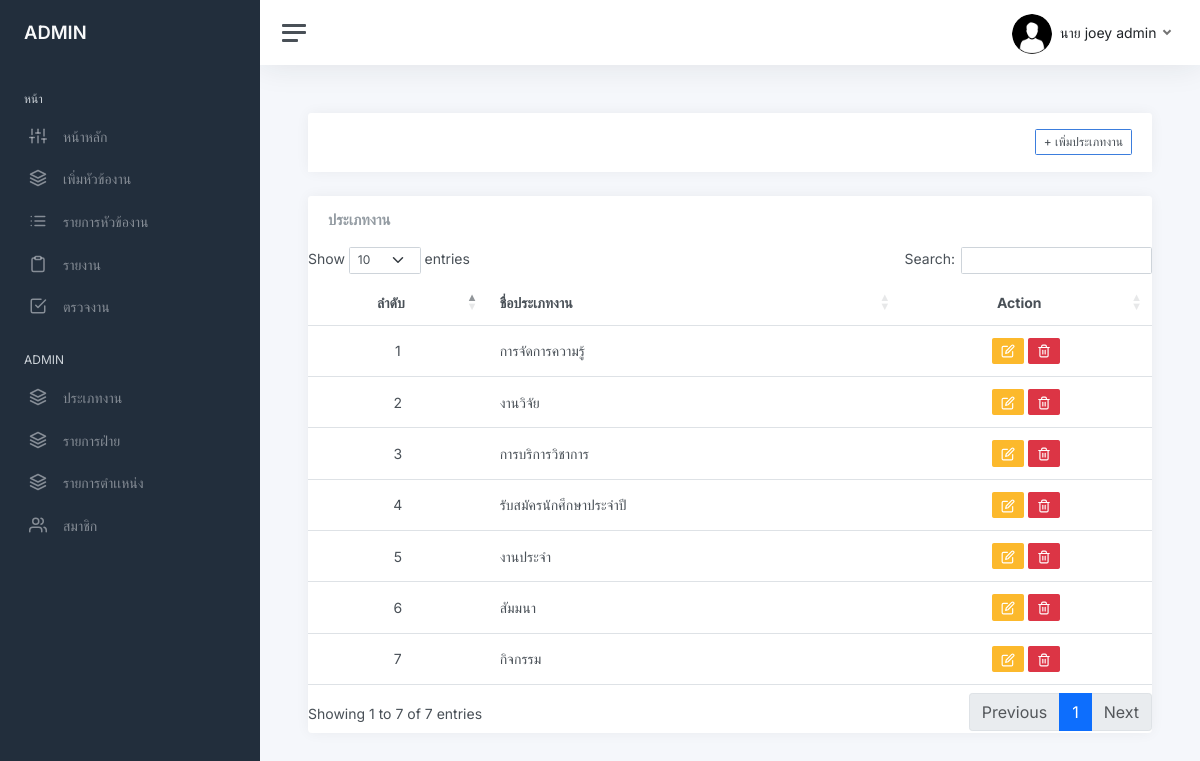
Screenshot of /jobtype_list.php (signed in) with the database file from the repository.
### tables this page shows
CREATE TABLE `user` (
  `user_id` int NOT NULL,
  `firstname` varchar(200) NOT NULL,
  `lastname` varchar(200) NOT NULL,
  `email` varchar(200) NOT NULL,
  `password` varchar(255) NOT NULL,
  `role_id` int DEFAULT NULL,
  `avatar` varchar(255) DEFAULT NULL,
  `date_created` timestamp NOT NULL DEFAULT CURRENT_TIMESTAMP ON UPDATE CURRENT_TIMESTAMP,
  `status_user` int NOT NULL,
  `tel` varchar(255) NOT NULL,
  `line_token` varchar(255) NOT NULL,
  `idcard` varchar(13) NOT NULL,
  `department_id` int NOT NULL,
  `shortname_id` int NOT NULL,
  `status_user2` int NOT NULL
);

CREATE TABLE `job_type` (
  `id_jobtype` int NOT NULL,
  `name_jobtype` varchar(200) NOT NULL,
  `status` tinyint NOT NULL,
  `user_id` int NOT NULL
);

### funtion.php (called while the page is built, shortened)
<?php
    function showshortname($shortname){
        if($shortname =='1'){
            return "นาย";
        }elseif($shortname =='2'){
            return "นางสาว";
        } elseif($shortname =='9'){
            return "นาง";
        } elseif($shortname =='3'){
            return "ดร.";
        } elseif($shortname =='4'){
        return "ผศ.";
        } elseif($shortname =='5'){
            return "รศ.";
        } elseif($shortname =='6'){
            return "ศ.";
        } elseif($shortname =='7'){
            return "ผศ.ดร.";
        } elseif($shortname =='8'){
            return "ศ.ดร.";
        }elseif($shortname =='10'){
            return "อาจารย์";
        } elseif($shortname =='11'){
            return "Mr.";
        }elseif($shortname =='12'){
            return "Ms";
        }
    }
    ?>

### jobtype_list.php (the view, shortened to what this page needs)
<?php
    require_once 'connect.php';
?>
<!DOCTYPE html>
<html lang="en">
<?php include "head.php"?>
<body>
<link rel="stylesheet" type="text/css" href="https://cdn.datatables.net/1.13.2/css/dataTables.bootstrap5.min.css"
<?php include "sidebar.php"?>
<form action="proc.php" method="post" id="joblist" class="form-horizontal" enctype="multipart/form-data">
    <main class="content">
        <div class="col-lg-12">
            <div class="card card-outline card-success">
                <div class="container-fluid p-0">
                    <div class="card-header">
                        <div class="d-flex flex-row-reverse bd-highligh">
                            <a class="btn btn-block btn-sm btn-default btn-flat border-primary" data-bs-toggle="modal" data-bs-target="#addjobtype" ><i class="fa fa-plus"></i> + เพิ่มประเภทงาน</a>
                        </div>
                    </div>
                </div>
            </div>
        </div>
                    <div class="card flex-fill">
                        <div class="card-header">
                            <h5 class="card-title mb-0">ประเภทงาน</h5>
                        </div>
                            <table class="table table-hover my-0" id="example">
                                <thead>
                                    <tr>
                                        <th class="text-center">ลำดับ</th>
                                        <th class="text-left">ชื่อประเภทงาน</th>
                                        <th class="text-center">Action</th>
                                    </tr>
                                </thead>
                                <tbody>
                                    <?php
                                        $i = 1;
                                        $where ='';
                                        $sql = "SELECT * FROM job_type as j
                                        left join user as u On j.user_id = u.user_id
                                        left join position as p On u.role_id = p.role_id
                                        WHERE status = 1  $where ";
                                        $qry = $db->query($sql);
                                        $qry->execute();
                                        while ($row = $qry->fetch(PDO::FETCH_ASSOC)){
                                    ?>
                                        <tr>
                                            <td class="text-center"><?php echo $i++ ?></td>
                                            <td class="text-left"><?php echo $row['name_jobtype'] ?></td>
                                            <td class="text-center">
                                                <a class="btn btn-warning btn-sm" title="เเก้ไขข้อมูลประเภทงาน" href="editjobtype_page.php?update_id=<?php echo $row['id_jobtype']?>"><i  data-feather="edit"></i></a>
                                                <button class="btn btn-danger btn-sm deletejob-btn" title="ลบข้อมูลประเภทงาน" data-id_jobtype="<?php echo $row['id_jobtype']?>"><i data-feather="trash-2"></i></button>
                                            </td>
                                        </tr>
                                    <?php } ?>
                                </tbody>
                            </table>
                    </div>
        </main>
</form>
    </body>
</html>

### sidebar.php (shortened to what this page needs)
<?php
include "head.php";
include "funtion.php";
		if (isset($_SESSION['user_login'])) {
			$user_id = $_SESSION['user_login'];
			$sql = "SELECT *,concat(firstname,' ',lastname) as name FROM user AS u  natural JOIN position  WHERE u.user_id = $user_id ";
			$stmt = $db->prepare($sql);
			$stmt->execute();
			$row = $stmt->fetch(PDO::FETCH_ASSOC);
		}
			$level = $row['level'];
			$where ='';
			$sql2 = "SELECT MAX(level) as maxlevel , MIN(level) as minlevel FROM user as u
			left join position as p ON u.role_id = p.role_id
			left join department as d on u.department_id = d.department_id   $where ";
			$stmt2 = $db->prepare($sql2);
			$stmt2->execute();
			$row2 = $stmt2->fetch(PDO::FETCH_ASSOC);
			$maxlevel = $row2['maxlevel'];
?>
<div class="wrapper">
		<nav id="sidebar" class="sidebar js-sidebar">
			<div class="sidebar-content js-simplebar">
				<a class="sidebar-brand" href="index.php">
				<?php if($level == 1): ?>
				<span class="align-middle">ADMIN <?php ?></span>
				<?php endif; ?>
				</a>
				<ul class="sidebar-nav">
					<li class="sidebar-header">
						หน้า
					</li>
					<li class="sidebar-item">
						<a class="sidebar-link" href="index.php">
              <i class="align-middle" data-feather="sliders"></i> <span class="align-middle">หน้าหลัก</span>
            </a>
					</li>
					<?php if($level != $maxlevel): ?>
						<li class="sidebar-item">
						<a class="sidebar-link" href="addproject_page.php">
              <i class="align-middle" data-feather="layers"></i> <span class="align-middle">เพิ่มหัวข้องาน</span>
            </a>
					<?php endif; ?>
					<li class="sidebar-item">
						<a data-bs-target="#project_list" data-bs-toggle="collapse" class="sidebar-link collapsed" aria-expanded="false">
							<i class="align-middle" data-feather="list"></i>
							 <span class="align-middle">
							 รายการหัวข้องาน
							</span>
						</a>
					</li>
			<li class="sidebar-item">
				<a data-bs-target="#report" data-bs-toggle="collapse" class="sidebar-link collapsed" aria-expanded="false">
					<i class="align-middle" data-feather="clipboard"></i>
						<span class="align-middle">
						รายงาน
					</span>
				</a>
			</li>
					<?php if($level != $maxlevel): ?>
					<li class="sidebar-item">
						<a class="sidebar-link" href="checktask_list.php">
              <i class="align-middle" data-feather="check-square"></i> <span class="align-middle">ตรวจงาน</span>
            </a>
			<?php endif; ?>
					</li>
					<?php if(($level == 1) ): ?>
					<li class="sidebar-header">
						ADMIN
					</li>
					<?php elseif($level  != $maxlevel): ?>
					<li class="sidebar-header">
						USER
					</li>
					<?php endif; ?>
					<?php if($level  != $maxlevel): ?>
						<li class="sidebar-item">
							<a class="sidebar-link"  href="jobtype_list.php">
				<i class="align-middle" data-feather="layers"></i> <span class="align-middle">ประเภทงาน</span>
							</a>
					<?php endif; ?>
					<?php if($level == 1): ?>
						<li class="sidebar-item">
							<a class="sidebar-link"  href="departmant_list.php">
				<i class="align-middle" data-feather="layers"></i> <span class="align-middle">รายการฝ่าย</span>
							</a>
						<li class="sidebar-item">
							<a class="sidebar-link"  href="position_list.php">
				<i class="align-middle" data-feather="layers"></i> <span class="align-middle">รายการตำเเหน่ง</span>
							</a>
					<?php endif; ?>
					<?php if($level <=2): ?>
					<li class="sidebar-item">
						<a data-bs-target="#user" data-bs-toggle="collapse" class="sidebar-link collapsed" aria-expanded="false">
							<i class="align-middle" data-feather="users"></i>
							 <span class="align-middle">
								สมาชิก
							</span>
						</a>
					</li>
					<?php endif; ?>
				</ul>
			</div>
		</nav>
		<div class="main">
			<nav class="navbar navbar-expand navbar-light navbar-bg">
				<a class="sidebar-toggle js-sidebar-toggle">
          <i class="hamburger align-self-center"></i>
        </a>
				<div class="navbar-collapse collapse">
					<ul class="navbar-nav navbar-align">
							<a class="nav-link dropdown-toggle d-none d-sm-inline-block" href="#" data-bs-toggle="dropdown">
							<?php if($row['avatar'] !=""){?>
                				<img src="img/avatars/<?php echo $row['avatar'] ?>" class="avatar rounded-circle rounded me-1" alt="" > <span class="text-dark"> <?php echo $row['firstname'] . ' ' . $row['lastname'] ?></span>
							<?php }else{?>
								<img src="img/avatars/09.jpg" class="avatar rounded-circle rounded me-1" alt="" > <span class="text-dark"> <?php echo  showshortname($row['shortname_id']) . ' ' . $row['firstname'] . ' ' . $row['lastname'] ?></span>
 							<?php }?>
              				</a>
					</ul>
				</div>
			</nav>

### css/multi_select.css (style rules this page uses)
body { font-family: 'Courier New', Courier, monospace; font-size: 14px; }

### rows the page displays
user: shortname "นาย", firstname "joey", lastname "admin"
job_type: name_jobtype "การจัดการความรู้"
job_type: name_jobtype "งานวิจัย"
job_type: name_jobtype "การบริการวิชาการ"
job_type: name_jobtype "รับสมัครนักศึกษาประจำปี"
job_type: name_jobtype "งานประจำ"
job_type: name_jobtype "สัมมนา"
job_type: name_jobtype "กิจกรรม"
